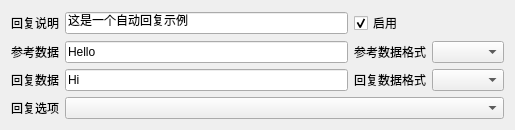
<?xml version="1.0" encoding="UTF-8"?>
<ui version="4.0">
 <class>SAKAutoResponseItemWidget</class>
 <widget class="QWidget" name="SAKAutoResponseItemWidget">
  <property name="geometry">
   <rect>
    <x>0</x>
    <y>0</y>
    <width>515</width>
    <height>116</height>
   </rect>
  </property>
  <property name="windowTitle">
   <string>Form</string>
  </property>
  <layout class="QGridLayout" name="gridLayout">
   <item row="0" column="0">
    <widget class="QLabel" name="label">
     <property name="text">
      <string>回复说明</string>
     </property>
    </widget>
   </item>
   <item row="0" column="1">
    <widget class="QLineEdit" name="remarkLineEdit">
     <property name="text">
      <string>这是一个自动回复示例</string>
     </property>
    </widget>
   </item>
   <item row="1" column="0">
    <widget class="QLabel" name="label_2">
     <property name="text">
      <string>参考数据</string>
     </property>
    </widget>
   </item>
   <item row="1" column="1">
    <widget class="QLineEdit" name="referenceLineEdit">
     <property name="text">
      <string>Hello</string>
     </property>
    </widget>
   </item>
   <item row="1" column="2">
    <widget class="QLabel" name="label_5">
     <property name="text">
      <string>参考数据格式</string>
     </property>
    </widget>
   </item>
   <item row="1" column="3">
    <widget class="QComboBox" name="referenceDataFromatComboBox"/>
   </item>
   <item row="2" column="0">
    <widget class="QLabel" name="label_3">
     <property name="text">
      <string>回复数据</string>
     </property>
    </widget>
   </item>
   <item row="2" column="1">
    <widget class="QLineEdit" name="responseLineEdit">
     <property name="text">
      <string>Hi</string>
     </property>
    </widget>
   </item>
   <item row="2" column="2">
    <widget class="QLabel" name="label_6">
     <property name="text">
      <string>回复数据格式</string>
     </property>
    </widget>
   </item>
   <item row="2" column="3">
    <widget class="QComboBox" name="responseDataFormatComboBox"/>
   </item>
   <item row="3" column="0">
    <widget class="QLabel" name="label_4">
     <property name="text">
      <string>回复选项</string>
     </property>
    </widget>
   </item>
   <item row="3" column="1" colspan="3">
    <widget class="QComboBox" name="optionComboBox">
     <property name="sizePolicy">
      <sizepolicy hsizetype="Expanding" vsizetype="Fixed">
       <horstretch>0</horstretch>
       <verstretch>0</verstretch>
      </sizepolicy>
     </property>
    </widget>
   </item>
   <item row="0" column="2" colspan="2">
    <widget class="QCheckBox" name="enableCheckBox">
     <property name="text">
      <string>启用</string>
     </property>
     <property name="checked">
      <bool>true</bool>
     </property>
    </widget>
   </item>
  </layout>
 </widget>
 <resources/>
 <connections/>
</ui>
